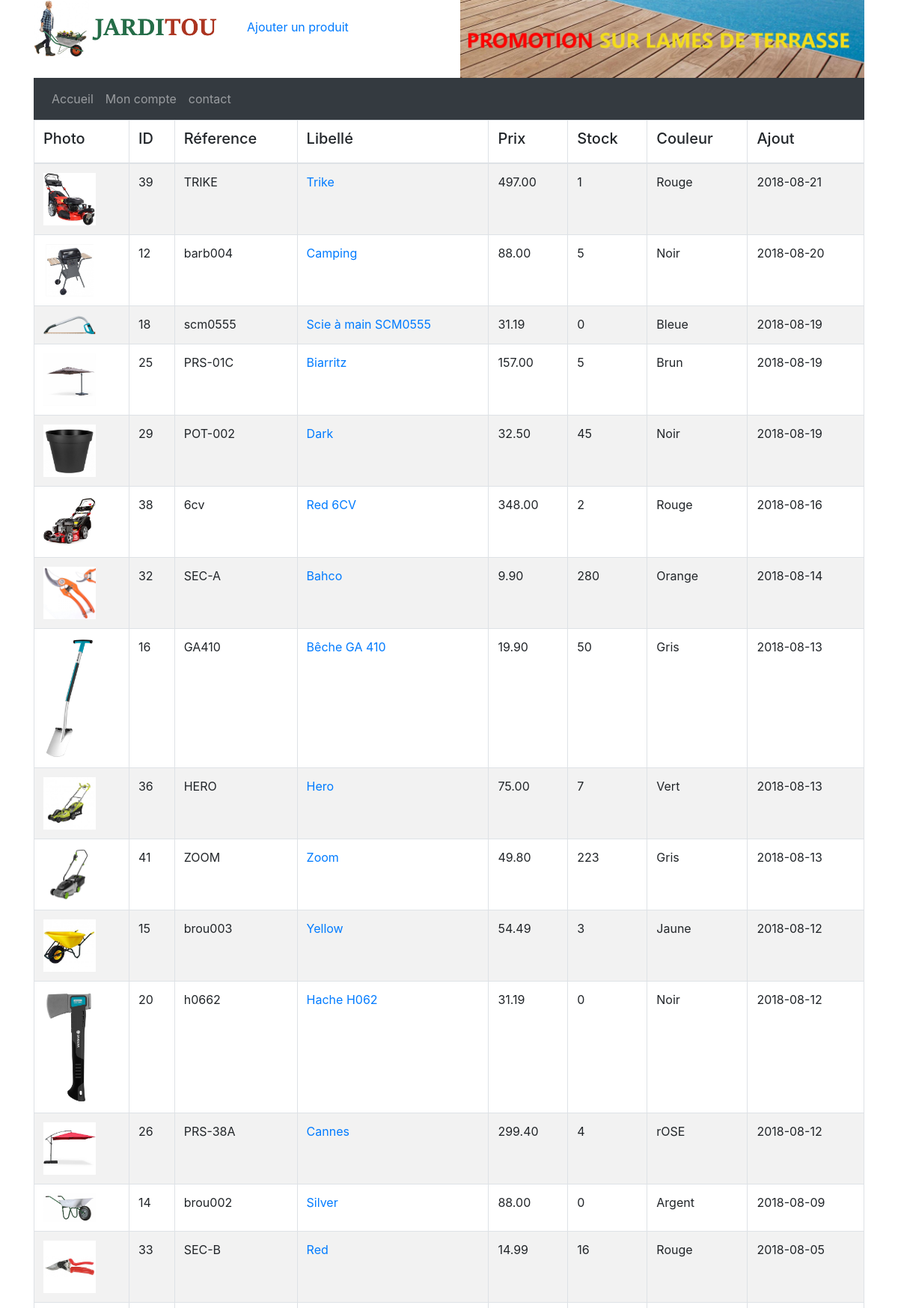
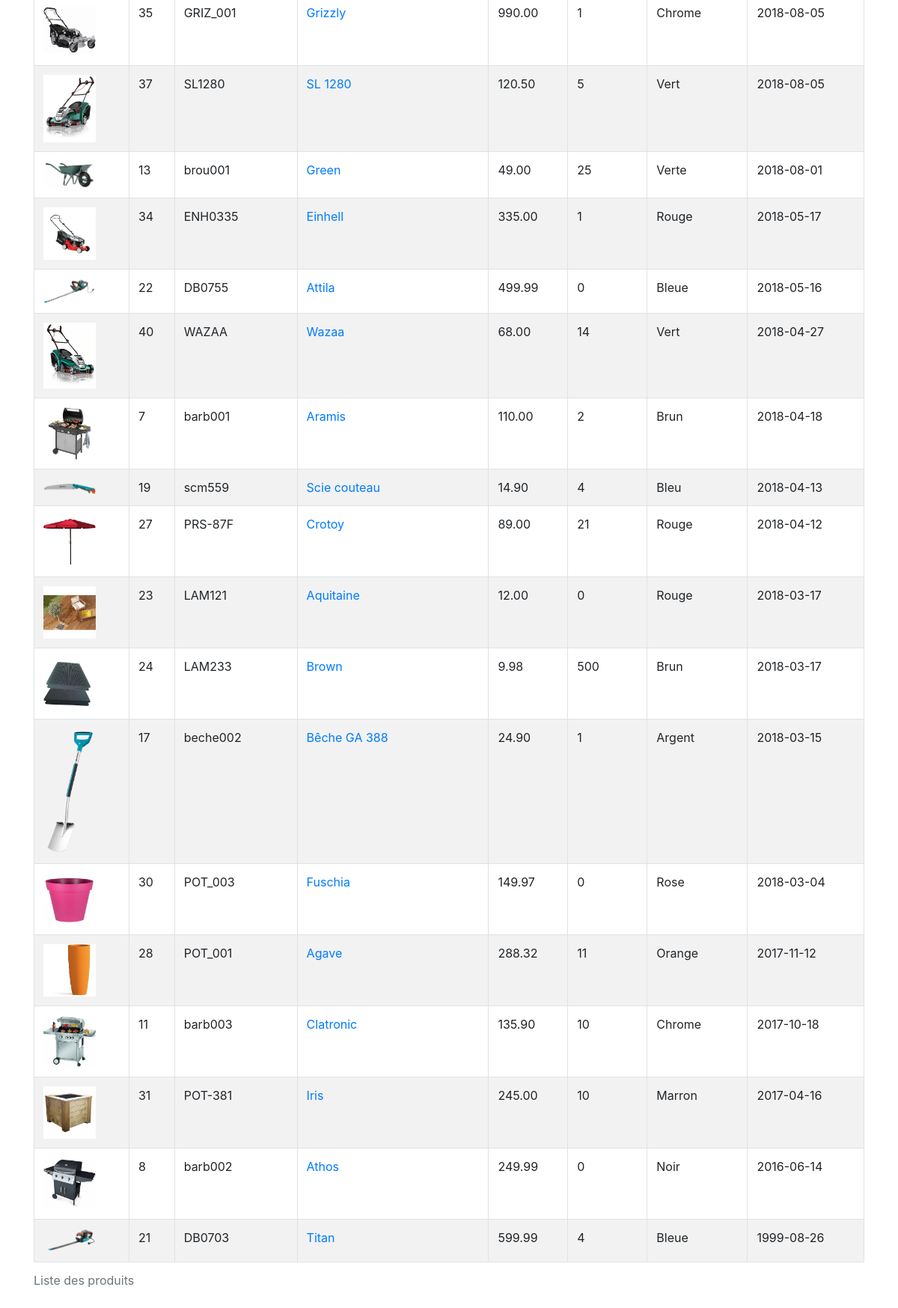
Page /liste.php on the committed database (2 pictures, top to bottom).
### tables this page shows
CREATE TABLE IF NOT EXISTS `produits` (
  `pro_id` int(10) UNSIGNED NOT NULL AUTO_INCREMENT COMMENT 'Clé de la table produits',
  `pro_cat_id` int(10) UNSIGNED NOT NULL COMMENT 'Catégorie du produit',
  `pro_ref` varchar(10) NOT NULL COMMENT 'Référence produit',
  `pro_libelle` varchar(200) NOT NULL COMMENT 'Nom du produit',
  `pro_description` varchar(1000) DEFAULT NULL COMMENT 'Description du produit',
  `pro_prix` decimal(6,2) UNSIGNED NOT NULL COMMENT 'Prix ',
  `pro_stock` int(11) NOT NULL DEFAULT '0' COMMENT 'Nombre d''unités en stock',
  `pro_couleur` varchar(30) DEFAULT NULL COMMENT 'Couleur',
  `pro_photo` varchar(4) DEFAULT 'jpg' COMMENT 'Extension de la photo',
  `pro_d_ajout` date NOT NULL COMMENT 'Date d''ajout',
  `pro_d_modif` datetime DEFAULT NULL COMMENT 'Date de modification',
  `pro_bloque` tinyint(1) DEFAULT NULL COMMENT 'Bloquer le produit à la vente',
  PRIMARY KEY (`pro_id`),
  UNIQUE KEY `idx_pro_ref` (`pro_ref`),
  KEY `fk_produits_cat_id` (`pro_cat_id`)
);

### liste.php (the view, shortened to what this page needs)
<!DOCTYPE html>
<html lang="fr">
<head>
<link rel="stylesheet" href="https://stackpath.bootstrapcdn.com/bootstrap/4.1.3/css/bootstrap.min.css">
</head>
<body>
<div class="container">
<div class="row">
   <div class="col-3">
        <img src="jarditou_photos//jarditou_logo.jpg" class="img-fluid rounded float-left " alt="logo">
    </div>
    <div class="col-3">
    <br>
    <a href="produits_ajout.php" title="Ajouter un produit">Ajouter un produit</a>
    </div>
    <div class="col-6">
      <img src="jarditou_photos//promotion.jpg" class="img-fluid max-width: 100%  " alt="promotion">
    </div>
</div>
<div class="menu">
  <nav id="navbar" class="navbar navbar-expand-sm bg-dark navbar-dark">
      <div class="collapse navbar-collapse" id="collapsibleNavbar">
          <ul class="navbar-nav">
              <li class="nav-item">
                <a class="nav-link" href="liste.php">Accueil</a>
              </li>
              <li class="nav-item">
                <a class="nav-link" href="produits_ajout.php">Mon compte</a>
              </li>
              <li class="nav-item">
                <a class="nav-link" href="">contact </a>
              </li>
          </ul>
      </div>
  </nav>
</div>
<?php
$db = connexionBase();
$requete = "SELECT pro_id , pro_ref, pro_libelle, pro_description, pro_prix, pro_stock, pro_couleur, pro_photo, pro_d_ajout,pro_d_modif,pro_bloque
FROM produits
ORDER BY pro_d_ajout DESC";
$result = $db->query($requete);
echo "
<div class=\"row\">
      <div class=\"col table-responsive \">
        <table class=\"table table-bordered table-striped \">
        <caption >Liste des produits</caption>
          <thead>
            <tr>
              <th><h5>Photo</h5></th>
              <th><h5>ID</h5></th>
              <th><h5>Réference</h5></th>
              <th><h5>Libellé</h5></th>
              <th><h5>Prix</h5></th>
              <th><h5>Stock</h5></th>
              <th><h5>Couleur</h5></th>
              <th><h5>Ajout</h5></th>
            </tr>
          </thead>";
while ($row = $result->fetch(PDO::FETCH_OBJ))
{
    echo"<tr>";
    echo "<td><img src=\"jarditou_photos//$row->pro_id.$row->pro_photo\" width=70 height=50 class=\"img-fluid \" alt=\"$row->pro_libelle\"></td>";
    echo"<td>".$row->pro_id."</td>";
    echo"<td>".$row->pro_ref."</td>";
    echo"<td><a href=\"detail.php?pro_id=$row->pro_id\">$row->pro_libelle</a></td>";
    echo"<td>".$row->pro_prix."</td>";
    echo"<td>".$row->pro_stock."</td>";
    echo"<td>".$row->pro_couleur."</td>";
    echo"<td>".$row->pro_d_ajout."</td>";
    echo"</tr>";
}
echo "</table>";
?>
</body>
</html>

### rows in the picture
produits: shows a picture, pro_id "39", pro_ref "TRIKE", pro_libelle "Trike", pro_prix "497.00", pro_stock "1", pro_couleur "Rouge", pro_d_ajout "2018-08-21"
produits: shows a picture, pro_id "12", pro_ref "barb004", pro_libelle "Camping", pro_prix "88.00", pro_stock "5", pro_couleur "Noir", pro_d_ajout "2018-08-20"
produits: shows a picture, pro_id "18", pro_ref "scm0555", pro_libelle "Scie à main SCM0555", pro_prix "31.19", pro_stock "0", pro_couleur "Bleue", pro_d_ajout "2018-08-19"
produits: shows a picture, pro_id "25", pro_ref "PRS-01C", pro_libelle "Biarritz", pro_prix "157.00", pro_stock "5", pro_couleur "Brun", pro_d_ajout "2018-08-19"
produits: shows a picture, pro_id "29", pro_ref "POT-002", pro_libelle "Dark", pro_prix "32.50", pro_stock "45", pro_couleur "Noir", pro_d_ajout "2018-08-19"
produits: shows a picture, pro_id "38", pro_ref "6cv", pro_libelle "Red 6CV", pro_prix "348.00", pro_stock "2", pro_couleur "Rouge", pro_d_ajout "2018-08-16"
produits: shows a picture, pro_id "32", pro_ref "SEC-A", pro_libelle "Bahco", pro_prix "9.90", pro_stock "280", pro_couleur "Orange", pro_d_ajout "2018-08-14"
produits: shows a picture, pro_id "16", pro_ref "GA410", pro_libelle "Bêche GA 410", pro_prix "19.90", pro_stock "50", pro_couleur "Gris", pro_d_ajout "2018-08-13"
produits: shows a picture, pro_id "36", pro_ref "HERO", pro_libelle "Hero", pro_prix "75.00", pro_stock "7", pro_couleur "Vert", pro_d_ajout "2018-08-13"
produits: shows a picture, pro_id "41", pro_ref "ZOOM", pro_libelle "Zoom", pro_prix "49.80", pro_stock "223", pro_couleur "Gris", pro_d_ajout "2018-08-13"
produits: shows a picture, pro_id "15", pro_ref "brou003", pro_libelle "Yellow", pro_prix "54.49", pro_stock "3", pro_couleur "Jaune", pro_d_ajout "2018-08-12"
produits: shows a picture, pro_id "20", pro_ref "h0662", pro_libelle "Hache H062", pro_prix "31.19", pro_stock "0", pro_couleur "Noir", pro_d_ajout "2018-08-12"
produits: shows a picture, pro_id "26", pro_ref "PRS-38A", pro_libelle "Cannes", pro_prix "299.40", pro_stock "4", pro_couleur "rOSE", pro_d_ajout "2018-08-12"
produits: shows a picture, pro_id "14", pro_ref "brou002", pro_libelle "Silver", pro_prix "88.00", pro_stock "0", pro_couleur "Argent", pro_d_ajout "2018-08-09"
produits: shows a picture, pro_id "33", pro_ref "SEC-B", pro_libelle "Red", pro_prix "14.99", pro_stock "16", pro_couleur "Rouge", pro_d_ajout "2018-08-05"
produits: shows a picture, pro_id "35", pro_ref "GRIZ_001", pro_libelle "Grizzly", pro_prix "990.00", pro_stock "1", pro_couleur "Chrome", pro_d_ajout "2018-08-05"
produits: shows a picture, pro_id "37", pro_ref "SL1280", pro_libelle "SL 1280", pro_prix "120.50", pro_stock "5", pro_couleur "Vert", pro_d_ajout "2018-08-05"
produits: shows a picture, pro_id "13", pro_ref "brou001", pro_libelle "Green", pro_prix "49.00", pro_stock "25", pro_couleur "Verte", pro_d_ajout "2018-08-01"
produits: shows a picture, pro_id "34", pro_ref "ENH0335", pro_libelle "Einhell", pro_prix "335.00", pro_stock "1", pro_couleur "Rouge", pro_d_ajout "2018-05-17"
produits: shows a picture, pro_id "22", pro_ref "DB0755", pro_libelle "Attila", pro_prix "499.99", pro_stock "0", pro_couleur "Bleue", pro_d_ajout "2018-05-16"
produits: shows a picture, pro_id "40", pro_ref "WAZAA", pro_libelle "Wazaa", pro_prix "68.00", pro_stock "14", pro_couleur "Vert", pro_d_ajout "2018-04-27"
produits: shows a picture, pro_id "7", pro_ref "barb001", pro_libelle "Aramis", pro_prix "110.00", pro_stock "2", pro_couleur "Brun", pro_d_ajout "2018-04-18"
produits: shows a picture, pro_id "19", pro_ref "scm559", pro_libelle "Scie couteau", pro_prix "14.90", pro_stock "4", pro_couleur "Bleu", pro_d_ajout "2018-04-13"
produits: shows a picture, pro_id "27", pro_ref "PRS-87F", pro_libelle "Crotoy", pro_prix "89.00", pro_stock "21", pro_couleur "Rouge", pro_d_ajout "2018-04-12"
produits: shows a picture, pro_id "23", pro_ref "LAM121", pro_libelle "Aquitaine", pro_prix "12.00", pro_stock "0", pro_couleur "Rouge", pro_d_ajout "2018-03-17"
produits: shows a picture, pro_id "24", pro_ref "LAM233", pro_libelle "Brown", pro_prix "9.98", pro_stock "500", pro_couleur "Brun", pro_d_ajout "2018-03-17"
produits: shows a picture, pro_id "17", pro_ref "beche002", pro_libelle "Bêche GA 388", pro_prix "24.90", pro_stock "1", pro_couleur "Argent", pro_d_ajout "2018-03-15"
produits: shows a picture, pro_id "30", pro_ref "POT_003", pro_libelle "Fuschia", pro_prix "149.97", pro_stock "0", pro_couleur "Rose", pro_d_ajout "2018-03-04"
produits: shows a picture, pro_id "28", pro_ref "POT_001", pro_libelle "Agave", pro_prix "288.32", pro_stock "11", pro_couleur "Orange", pro_d_ajout "2017-11-12"
produits: shows a picture, pro_id "11", pro_ref "barb003", pro_libelle "Clatronic", pro_prix "135.90", pro_stock "10", pro_couleur "Chrome", pro_d_ajout "2017-10-18"
produits: shows a picture, pro_id "31", pro_ref "POT-381", pro_libelle "Iris", pro_prix "245.00", pro_stock "10", pro_couleur "Marron", pro_d_ajout "2017-04-16"
produits: shows a picture, pro_id "8", pro_ref "barb002", pro_libelle "Athos", pro_prix "249.99", pro_stock "0", pro_couleur "Noir", pro_d_ajout "2016-06-14"
produits: shows a picture, pro_id "21", pro_ref "DB0703", pro_libelle "Titan", pro_prix "599.99", pro_stock "4", pro_couleur "Bleue", pro_d_ajout "1999-08-26"
